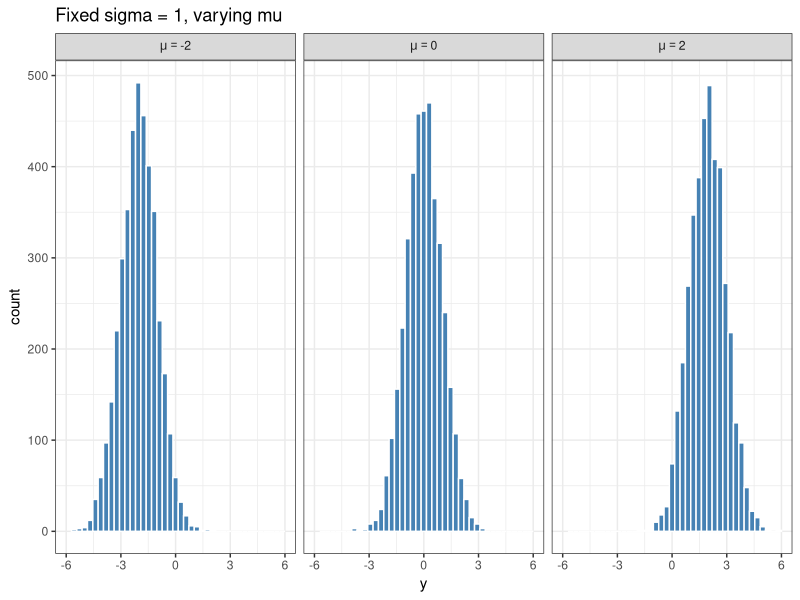
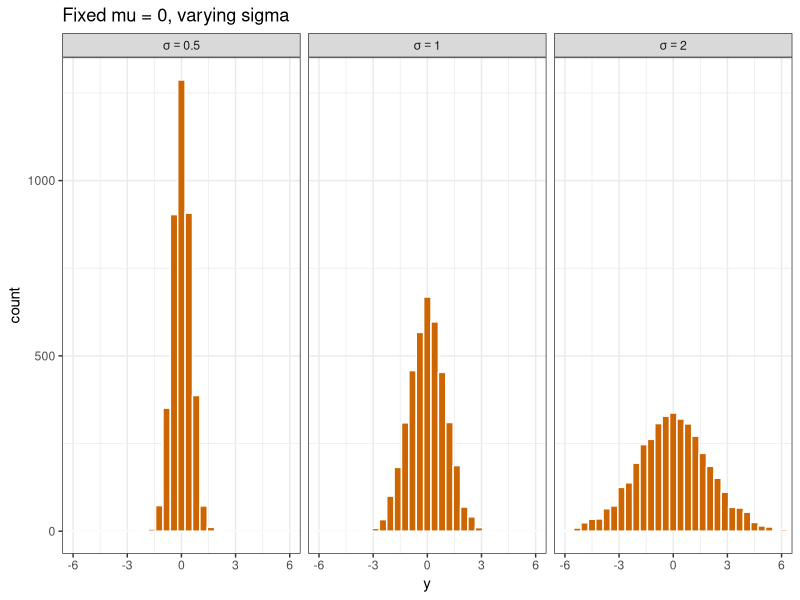
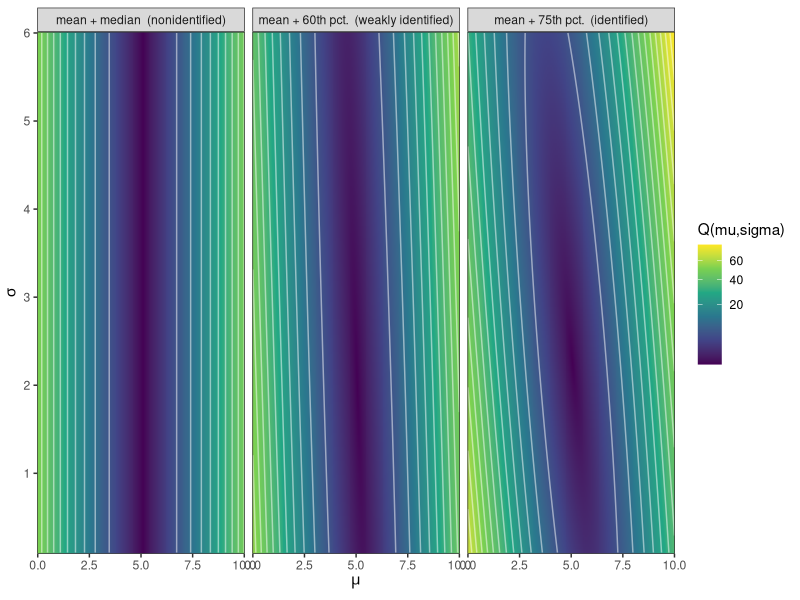
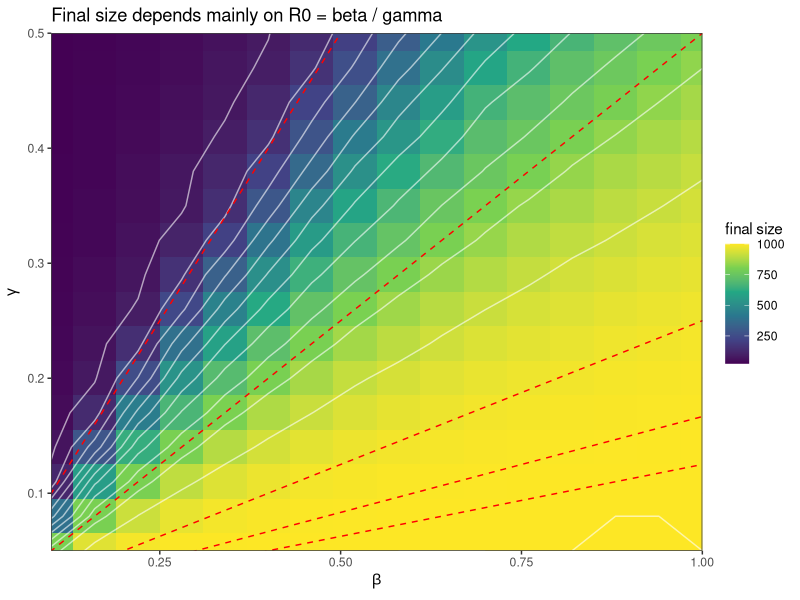
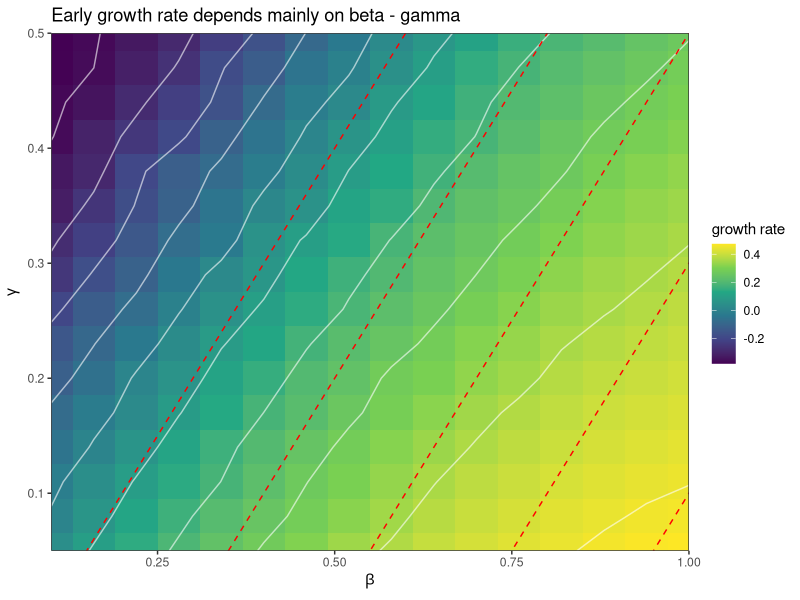
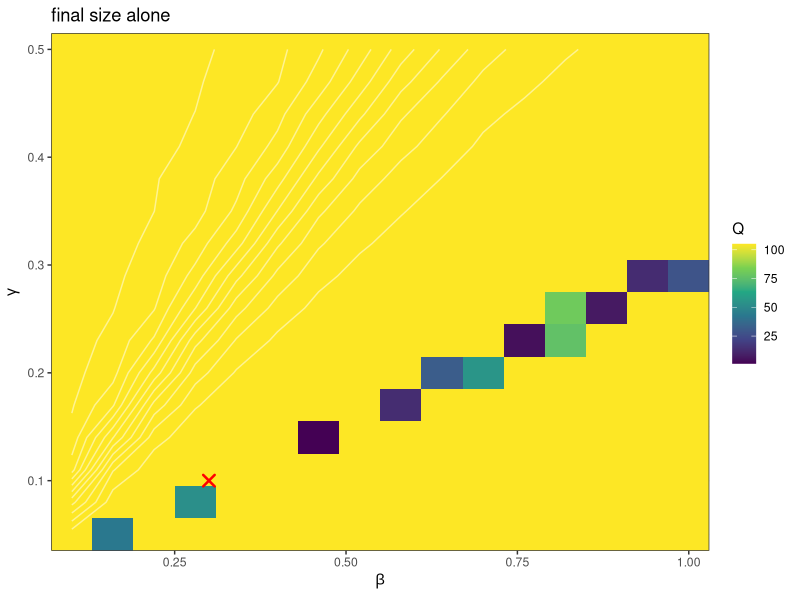
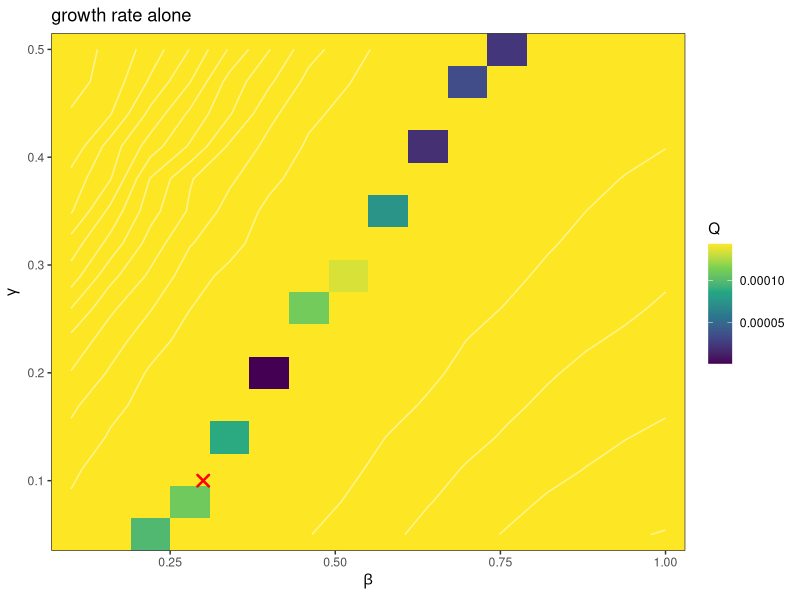
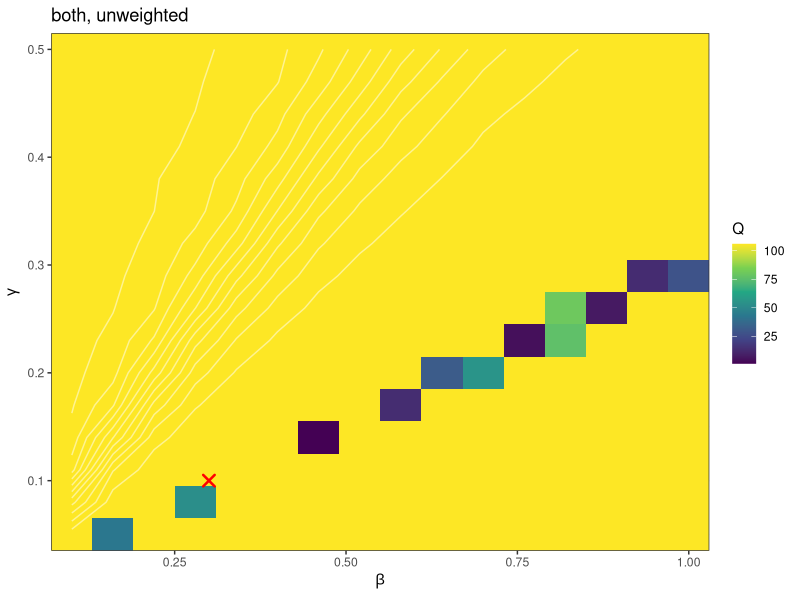

R code for these plots, in order:
## ---- chunk 1
knitr::opts_chunk$set(echo = TRUE)
library(ggplot2)
theme_set(theme_bw())
set.seed(681)  # set once, here -- never inside a simulator function
## ---- chunk 2
n_draws <- 4000
mus <- c(-2, 0, 2)
sigma_fixed <- 1

df_mu <- do.call(rbind, lapply(mus, function(m) {
  data.frame(mu = factor(m), value = rnorm(n_draws, mean = m, sd = sigma_fixed))
}))

ggplot(df_mu, aes(x = value)) +
  geom_histogram(bins = 40, fill = "steelblue", color = "white") +
  facet_wrap(~ mu, nrow = 1, labeller = label_bquote(mu == .(as.character(mu)))) +
  coord_cartesian(xlim = c(-6, 6)) +
  labs(x = "y", y = "count", title = "Fixed sigma = 1, varying mu") +
  theme_bw()
## ---- chunk 3
sigmas <- c(0.5, 1, 2)
mu_fixed <- 0

df_sigma <- do.call(rbind, lapply(sigmas, function(s) {
  data.frame(sigma = factor(s), value = rnorm(n_draws, mean = mu_fixed, sd = s))
}))

ggplot(df_sigma, aes(x = value)) +
  geom_histogram(bins = 40, fill = "darkorange3", color = "white") +
  facet_wrap(~ sigma, nrow = 1, labeller = label_bquote(sigma == .(as.character(sigma)))) +
  coord_cartesian(xlim = c(-6, 6)) +
  labs(x = "y", y = "count", title = "Fixed mu = 0, varying sigma") +
  theme_bw()
## ---- chunk 4
z <- rnorm(n_draws)  # Z ~ N(0,1)
mu <- 3
sigma <- 2
y <- mu + sigma * z  # Y ~ N(mu, sigma^2)

c(mean_z = mean(z), sd_z = sd(z), mean_y = mean(y), sd_y = sd(y))
## ---- chunk 5
m_mean  <- function(mu, sigma) mu
m_quant <- function(mu, sigma, p) mu + sigma * qnorm(p)

## z_p for our three choices
c(z_50 = qnorm(0.50), z_60 = qnorm(0.60), z_75 = qnorm(0.75))
## ---- chunk 6
mu0 <- 5
sigma0 <- 2
n_obs <- 50
y_obs <- rnorm(n_obs, mean = mu0, sd = sigma0)

obs_mean   <- mean(y_obs)
obs_median <- median(y_obs)
obs_p60    <- as.numeric(quantile(y_obs, 0.60, type = 7))
obs_p75    <- as.numeric(quantile(y_obs, 0.75, type = 7))

c(mean = obs_mean, median = obs_median, p60 = obs_p60, p75 = obs_p75)
## ---- chunk 7
mu_grid    <- seq(0, 10, length.out = 220)
sigma_grid <- seq(0.1, 6, length.out = 220)
grid <- expand.grid(mu = mu_grid, sigma = sigma_grid)

make_objective <- function(p2, obs2, label) {
  grid$Q <- (obs_mean - m_mean(grid$mu, grid$sigma))^2 +
    (obs2 - m_quant(grid$mu, grid$sigma, p2))^2
  grid$label <- label
  grid
}

grid_median <- make_objective(0.5,  obs_median, "mean + median  (nonidentified)")
grid_p60    <- make_objective(0.60, obs_p60,    "mean + 60th pct.  (weakly identified)")
grid_p75    <- make_objective(0.75, obs_p75,    "mean + 75th pct.  (identified)")

all_grid <- rbind(grid_median, grid_p60, grid_p75)
all_grid$label <- factor(all_grid$label, levels = c(
  "mean + median  (nonidentified)",
  "mean + 60th pct.  (weakly identified)",
  "mean + 75th pct.  (identified)"
))

ggplot(all_grid, aes(x = mu, y = sigma, z = Q)) +
  geom_raster(aes(fill = Q)) +
  geom_contour(color = "white", alpha = 0.5, bins = 15) +
  facet_wrap(~ label, nrow = 1) +
  scale_fill_viridis_c(trans = "sqrt", name = "Q(mu,sigma)") +
  labs(x = expression(mu), y = expression(sigma)) +
  coord_cartesian(expand = FALSE) +
  theme_bw()
## ---- chunk 8
simulate_sir <- function(n_steps, beta, gamma, S0, I0, R0) {
  N <- S0 + I0 + R0
  S <- integer(n_steps + 1); I <- integer(n_steps + 1); R <- integer(n_steps + 1)
  S[1] <- S0; I[1] <- I0; R[1] <- R0
  for (t in seq_len(n_steps)) {
    p_infect <- 1 - (1 - beta / N)^I[t]
    delta_I <- rbinom(1, S[t], p_infect)
    delta_R <- rbinom(1, I[t], gamma)
    S[t + 1] <- S[t] - delta_I
    I[t + 1] <- I[t] + delta_I - delta_R
    R[t + 1] <- R[t] + delta_R
  }
  list(S = S, I = I, R = R)
}

N <- 1000
I0 <- 20
n_steps <- 450
window <- 8

sir_summary_once <- function(beta, gamma) {
  sim <- simulate_sir(n_steps, beta, gamma, N - I0, I0, 0)
  final_size <- N - tail(sim$S, 1)
  I_early <- sim$I[1:(window + 1)]
  t_early <- 0:window
  growth_rate <- unname(coef(lm(log(pmax(I_early, 1)) ~ t_early))[2])
  c(final_size = final_size, growth_rate = growth_rate)
}

sir_summary_avg <- function(beta, gamma, B) {
  rowMeans(replicate(B, sir_summary_once(beta, gamma)))
}
## ---- chunk 9
B_check <- 300
same_R0_a <- sir_summary_avg(0.30, 0.10, B_check)  # R0 = 3, beta-gamma = 0.20
same_R0_b <- sir_summary_avg(0.60, 0.20, B_check)  # R0 = 3, beta-gamma = 0.40
same_diff <- sir_summary_avg(0.40, 0.20, B_check)  # R0 = 2, beta-gamma = 0.20

rbind(
  "(0.30, 0.10), R0=3"        = same_R0_a,
  "(0.60, 0.20), R0=3"        = same_R0_b,
  "(0.40, 0.20), R0=2, same beta-gamma as row 1" = same_diff
)
## ---- chunk 10
beta_grid  <- seq(0.10, 1.00, length.out = 16)
gamma_grid <- seq(0.05, 0.50, length.out = 16)
sir_grid <- expand.grid(beta = beta_grid, gamma = gamma_grid)

B_grid <- 120
res <- t(mapply(function(b, g) sir_summary_avg(b, g, B_grid),
                 sir_grid$beta, sir_grid$gamma))
sir_grid$final_size  <- res[, "final_size"]
sir_grid$growth_rate <- res[, "growth_rate"]
## ---- chunk 11
R0_lines <- data.frame(R0 = c(1, 2, 4, 6, 8))

ggplot(sir_grid, aes(x = beta, y = gamma, z = final_size)) +
  geom_raster(aes(fill = final_size)) +
  geom_contour(color = "white", alpha = 0.6, bins = 12) +
  geom_abline(data = R0_lines, aes(slope = 1 / R0, intercept = 0),
              color = "red", linetype = "dashed") +
  scale_fill_viridis_c(name = "final size") +
  coord_cartesian(xlim = range(beta_grid), ylim = range(gamma_grid), expand = FALSE) +
  labs(x = expression(beta), y = expression(gamma),
       title = "Final size depends mainly on R0 = beta / gamma") +
  theme_bw()
## ---- chunk 12
diff_lines <- data.frame(d = c(0.1, 0.3, 0.5, 0.7, 0.9))

ggplot(sir_grid, aes(x = beta, y = gamma, z = growth_rate)) +
  geom_raster(aes(fill = growth_rate)) +
  geom_contour(color = "white", alpha = 0.6, bins = 12) +
  geom_abline(data = diff_lines, aes(slope = 1, intercept = -d),
              color = "red", linetype = "dashed") +
  scale_fill_viridis_c(name = "growth rate") +
  coord_cartesian(xlim = range(beta_grid), ylim = range(gamma_grid), expand = FALSE) +
  labs(x = expression(beta), y = expression(gamma),
       title = "Early growth rate depends mainly on beta - gamma") +
  theme_bw()
## ---- chunk 13
beta0 <- 0.30; gamma0 <- 0.10  # the true parameters, not used below except to draw obs
set.seed(99)
obs <- sir_summary_once(beta0, gamma0)
obs_final_size  <- obs["final_size"]
obs_growth_rate <- obs["growth_rate"]
obs
## ---- chunk 14
set.seed(100)
B_var <- 300
reps <- replicate(B_var, sir_summary_once(beta0, gamma0))
var_final  <- var(reps["final_size", ])
var_growth <- var(reps["growth_rate", ])
c(var_final = var_final, var_growth = var_growth)
## ---- chunk 15
sir_grid$Q_final  <- (obs_final_size  - sir_grid$final_size)^2
sir_grid$Q_growth <- (obs_growth_rate - sir_grid$growth_rate)^2
sir_grid$Q_naive  <- sir_grid$Q_final + sir_grid$Q_growth
sir_grid$Q_std    <- sir_grid$Q_final / var_final + sir_grid$Q_growth / var_growth

plot_Q <- function(Q, title, k = 100) {
  ## Clip the color scale to (min(Q), k * min(Q)): what matters for judging
  ## identifiability is how much of the grid is *close to the best value
  ## found*, not the full raw range of Q -- and final size's raw range is
  ## many orders of magnitude larger than growth rate's, which would
  ## otherwise swamp any comparison.
  Qmin <- min(Q)
  ggplot(sir_grid, aes(x = beta, y = gamma, z = Q)) +
    geom_raster(aes(fill = Q)) +
    geom_contour(color = "white", alpha = 0.5, bins = 12) +
    geom_point(data = data.frame(beta = beta0, gamma = gamma0), inherit.aes = FALSE,
               aes(x = beta, y = gamma),
               shape = 4, size = 3, stroke = 1.3, color = "red") +
    scale_fill_viridis_c(name = "Q", limits = c(Qmin, k * Qmin), oob = scales::squish) +
    coord_cartesian(expand = FALSE) +
    labs(x = expression(beta), y = expression(gamma), title = title) +
    theme_bw()
}

plot_Q(sir_grid$Q_final,  "final size alone")
plot_Q(sir_grid$Q_growth, "growth rate alone")
plot_Q(sir_grid$Q_naive,  "both, unweighted")
plot_Q(sir_grid$Q_std,    "both, standardized")
## ---- chunk 16
argmin_beta_gamma <- function(Q) sir_grid[which.min(Q), c("beta", "gamma")]
cat("true: beta =", beta0, " gamma =", gamma0, "\n")
rbind(
  final_alone  = argmin_beta_gamma(sir_grid$Q_final),
  growth_alone = argmin_beta_gamma(sir_grid$Q_growth),
  naive        = argmin_beta_gamma(sir_grid$Q_naive),
  standardized = argmin_beta_gamma(sir_grid$Q_std)
)
## ---- chunk 17
lambdas <- c(0.5, 1, 2)

df_lambda <- do.call(rbind, lapply(lambdas, function(l) {
  data.frame(lambda = factor(l), value = rexp(n_draws, rate = l))
}))

ggplot(df_lambda, aes(x = value)) +
  geom_histogram(bins = 40, boundary = 0, fill = "seagreen4", color = "white") +
  facet_wrap(~ lambda, nrow = 1, labeller = label_bquote(lambda == .(as.character(lambda)))) +
  coord_cartesian(xlim = c(0, 8)) +
  labs(x = "y", y = "count", title = "Standard exponential (lambda = 1) and varying lambda") +
  theme_bw()
